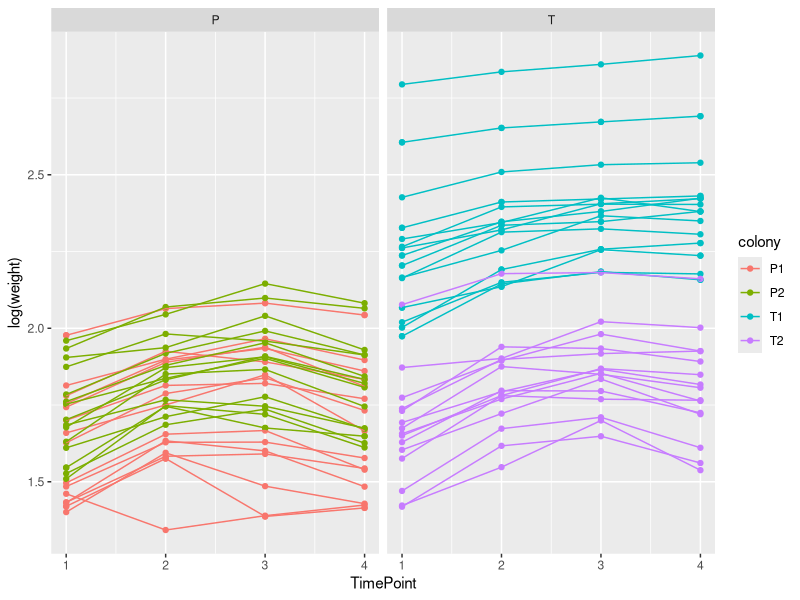
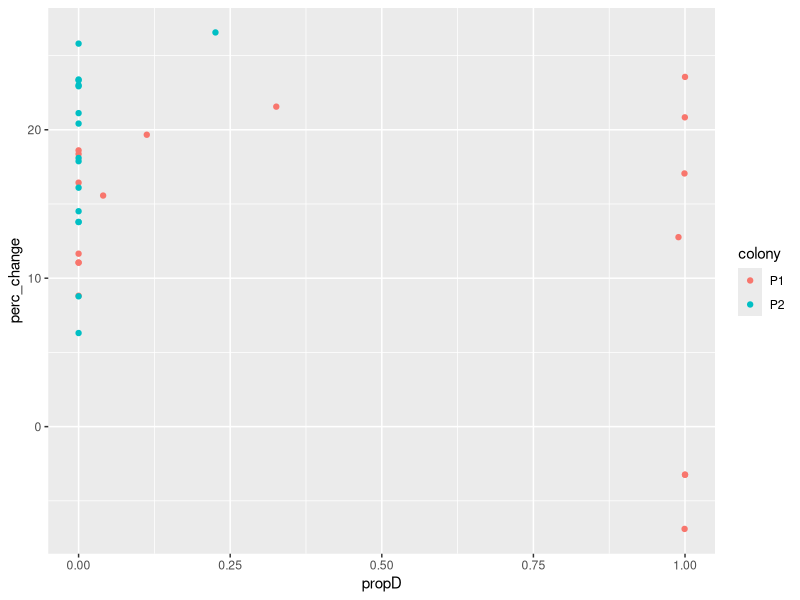
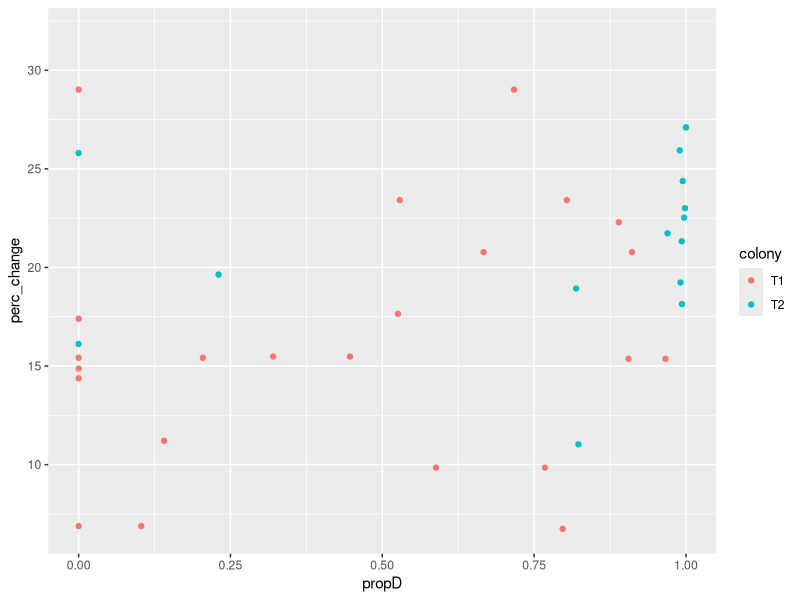

The R script that drew these images, in order:
library(tidyverse)
propD<-read_csv("Data/qPCR/proportionD.csv")

# Import buoyant weight data
bw_mastersheet <- read_csv("Data/Buoyant_Weight/bw_mastersheet.csv") %>%
  mutate(species = str_sub(FragID, 1, 1),
         colony = str_sub(FragID, 1, 2)) %>%
  full_join(propD)

# Convert buoyant weight to dry weight
bw.dw <- function(bw, temp, CoralDens) {
  StdAir <- 39.092
  StdFW <- 0.0047263 * temp + 21.474
  StdSW <- 0.0052731 * temp + 21.003
  StdDens <- 1/(1-(StdFW/StdAir))
  SWDens <- StdDens*(1-(StdSW/StdAir))
  CoralWeight <- bw/(1-(SWDens/CoralDens))
  return(CoralWeight)
}

bw_mastersheet %>%
  mutate(bw_coral = case_when(pedestal == 1 ~ weight - 2.308,
                              pedestal == 2 ~ weight - 2.860),
        coraldens = case_when(species == "T" ~ 2.1,
                              species == "P" ~ 2.1),
     weight_coral = pmap_dbl(.l = list(bw_coral, as.numeric(temp), coraldens), ~bw.dw(..1, ..2, ..3)))
  



#############
# Plot weight over time
fig <- ggplot(bw_mastersheet, aes(x = TimePoint, y = log(weight), 
                                  group = FragID, color = colony)) +
  geom_point() +
  geom_line() +
  facet_wrap(~species)
# Bryce: there is a row with NA for species. Track down why this is there and remove it upstream.
fig %+% filter(bw_mastersheet, !is.na(species))

# There are quite a few frags that decrease in weight between time points
# and we need to QC these. Did they break? Did they have partial mortality?

#############
# Calculate percent growth
df <- bw_mastersheet %>%
  group_by(FragID,colony, species, propD) %>%
  summarise(perc_change = (weight[TimePoint == 3] -weight[TimePoint == 1])/(weight[TimePoint == 1])*100)
#summarise(perc_change = (weight[TimePoint == 2] -weight[TimePoint == 1])/(weight[TimePoint == 1])*100)
#group_By<- tidyverse function that uses column names (no spaces, lower case etc), to make certain cgoups 


#############
# Plot Pocillopora growth
df %>%
  filter(species == "P") %>%
  ggplot(aes(x=propD, y=perc_change, color = colony))+geom_point()#for P1 & P2

# Analyze Pocillopora
pmod <- lm(perc_change ~ propD*colony, data = filter(df, species == "P"))
anova(pmod)



#############
# Plot Turbinaria growth

df %>%
  filter(species == "T") %>%
  ggplot(aes(x=propD, y=perc_change, color = colony))+geom_point()

mod<-lm(perc_change ~ propD*colony, data = filter(df, species == "T"))
anova(mod)


#############

